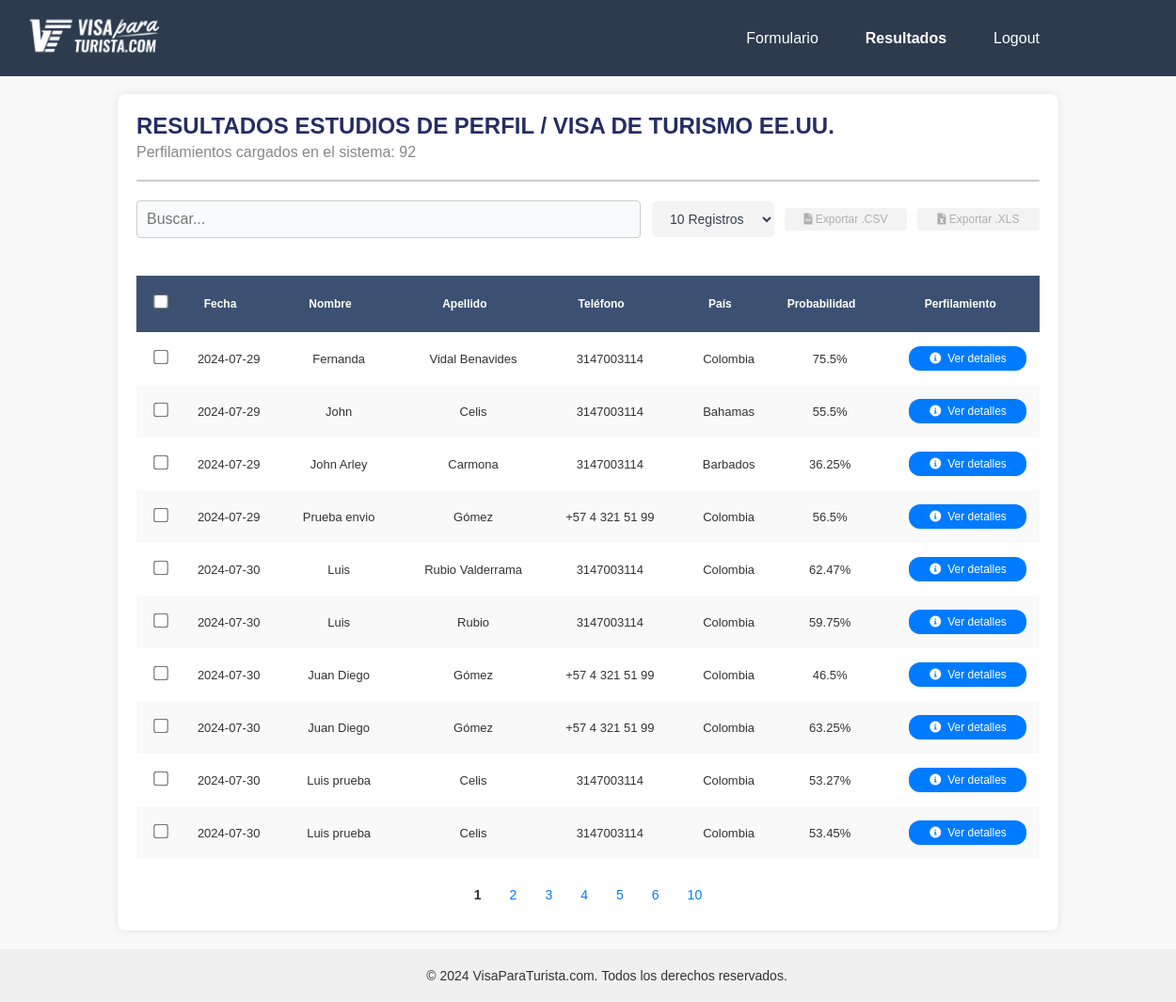
The page /results (signed in) on the database its author committed.
### models.py (models this page shows)
class FormResult(db.Model):
  id = db.Column(db.Integer, primary_key=True)
  fecha = db.Column(db.String(50), nullable=False)
  nombre = db.Column(db.String(100), nullable=False)
  apellidos = db.Column(db.String(100), nullable=False)
  email = db.Column(db.String(100), nullable=False)
  telefono = db.Column(db.String(50), nullable=False)
  pais_residencia = db.Column(db.String(100), nullable=False)
  edad = db.Column(db.Integer, nullable=False)
  estado_civil = db.Column(db.String(50), nullable=False)
  hijos = db.Column(db.String(50), nullable=False)
  vivienda = db.Column(db.String(100), nullable=False)
  profesion = db.Column(db.String(100), nullable=False)
  nivel_educacion = db.Column(db.String(100), nullable=False)
  tiempo_empleo = db.Column(db.String(100), nullable=False)
  propietario = db.Column(db.String(50), nullable=False)
  ingresos = db.Column(db.Integer, nullable=False)
  impuestos = db.Column(db.String(50), nullable=False)
  propiedades = db.Column(db.String(100), nullable=False)
  viajes = db.Column(db.String(100), nullable=False)
  familiares_eeuu = db.Column(db.String(100), nullable=False)
  familiares_visa = db.Column(db.String(100), nullable=False)
  visa_negada = db.Column(db.String(100), nullable=False)
  antecedentes = db.Column(db.String(100), nullable=False)
  enfermedades = db.Column(db.String(100), nullable=False)
  visa_otra = db.Column(db.String(100), nullable=False)
  problemas_migratorios = db.Column(db.String(100), nullable=False)
  nacionalidad = db.Column(db.String(100), nullable=False)
  calificacion = db.Column(db.Integer, nullable=False)
  calificacion_pais_residencia_ChatGPT = db.Column(db.Text, nullable=True)
  calificacion_edad_ChatGPT = db.Column(db.Text, nullable=True)
  calificacion_estado_civil_ChatGPT = db.Column(db.Text, nullable=True)
  calificacion_hijos_ChatGPT = db.Column(db.Text, nullable=True)
  calificacion_vivienda_ChatGPT = db.Column(db.Text, nullable=True)
  calificacion_profesion_ChatGPT = db.Column(db.Text, nullable=True)
  calificacion_nivel_educacion_ChatGPT = db.Column(db.Text, nullable=True)
  calificacion_tiempo_empleo_ChatGPT = db.Column(db.Text, nullable=True)
  calificacion_propietario_ChatGPT = db.Column(db.Text, nullable=True)
  calificacion_ingresos_ChatGPT = db.Column(db.Text, nullable=True)
  calificacion_impuestos_ChatGPT = db.Column(db.Text, nullable=True)
  calificacion_propiedades_ChatGPT = db.Column(db.Text, nullable=True)
  calificacion_viajes_ChatGPT = db.Column(db.Text, nullable=True)
  calificacion_familiares_eeuu_ChatGPT = db.Column(db.Text, nullable=True)
  calificacion_familiares_visa_ChatGPT = db.Column(db.Text, nullable=True)
  calificacion_visa_negada_ChatGPT = db.Column(db.Text, nullable=True)
  calificacion_antecedentes_ChatGPT = db.Column(db.Text, nullable=True)
  calificacion_enfermedades_ChatGPT = db.Column(db.Text, nullable=True)
  calificacion_visa_otra_ChatGPT = db.Column(db.Text, nullable=True)
  calificacion_problemas_migratorios_ChatGPT = db.Column(db.Text, nullable=True)
  calificacion_nacionalidad_ChatGPT = db.Column(db.Text, nullable=True)
  calificacion_criterios_confidenciales_ChatGPT = db.Column(db.Text, nullable=True)
  probabilidad = db.Column(db.Integer, nullable=False)
  sugerencia_1_ChatGPT = db.Column(db.Text, nullable=True)
  sugerencia_2_ChatGPT = db.Column(db.Text, nullable=True)
  sugerencia_3_ChatGPT = db.Column(db.Text, nullable=True)
  calificacion_categoria_informacion_demografica_familiar_ChatGPT = db.Column(db.Text, nullable=True)
  calificacion_categoria_educacion_empleo_ChatGPT = db.Column(db.Text, nullable=True)
  calificacion_categoria_propiedades_activos_ChatGPT = db.Column(db.Text, nullable=True)
  calificacion_categoria_antecedentes_experiencia_viaje_ChatGPT = db.Column(db.Text, nullable=True)
  calificacion_categoria_criterios_confidenciales_ChatGPT = db.Column(db.Text, nullable=True)
  notas = db.Column(db.Text, nullable=True)
  pdf_path = db.Column(db.String(200), nullable=False)

### app.py (the view)
@app.route('/results')
@login_required
def results():
    results = FormResult.query.all()
    return render_template('results.html', results=results)

### app.py (called while the page is built)
@login_manager.user_loader
def load_user(user_id):
    return User.query.get(int(user_id))

### templates/results.html (shortened to what this page needs)
<!DOCTYPE html>
<html lang="es">
<head>
    <link rel="stylesheet" href="{{ url_for('static', filename='estilos.css') }}">
    <link rel="stylesheet" href="https://cdnjs.cloudflare.com/ajax/libs/font-awesome/6.0.0-beta3/css/all.min.css">
</head>
<body>
  <nav class="navbar">
    <div class="topbar">
      <a href="/">
        <img
          src="../static/images/navbar.png"
          alt="Logo visa par turistas"
          class="logo-topbar"
      /></a>
      <div class="topbar-menu menu-adjustable">
        <a href="/" class="{% if request.path == '/' %}active{% endif %}"
          >Formulario</a
        >
        <a
          href="/results"
          class="{% if request.path == '/results' %}active{% endif %}"
          >Resultados</a
        >
        {% if current_user.is_authenticated %}
        <a
          href="{{ url_for('logout') }}"
          class="{% if request.path == url_for('logout') %}active{% endif %}"
          >Logout</a
        >
        {% else %}
        <a
          href="{{ url_for('login') }}"
          class="{% if request.path == url_for('login') %}active{% endif %}"
          >Login</a
        >
        {% endif %}
      </div>
    </div>
  </nav>
    <div class="container">
        <div class="header">
            <h1>RESULTADOS ESTUDIOS DE PERFIL / VISA DE TURISMO EE.UU.</h1>
            <div class="results-info">Perfilamientos cargados en el sistema: {{ results|length }}</div>
            <div class="separator"></div>
        </div>
        <div class="actions">
            <input type="text" id="search-input" class="search-input" placeholder="Buscar...">
            <select id="recordsPerPage" class="btn">
                <option value="10">10 Registros</option>
            </select>
            <button class="btn export-button disabled" onclick="exportTableToCSV('results.csv')" disabled><i class="fas fa-file-csv"></i> Exportar .CSV</button>
            <button class="btn export-button xls disabled" onclick="exportTableToXLS('results.xls')" disabled><i class="fas fa-file-excel"></i> Exportar .XLS</button>
        </div>
        <div class="table-container">
            <table id="results-table" class="fixed-table">
                <thead>
                    <tr>
                        <th class="col-checkbox"><input type="checkbox" id="select-all"></th>
                        <th class="col-fecha sortable" onclick="sortTable(1)">Fecha </th>
                        <th class="col-nombre sortable" onclick="sortTable(2)">Nombre </th>
                        <th class="col-apellido sortable" onclick="sortTable(3)">Apellido </th>
                        <th class="col-telefono sortable" onclick="sortTable(4)">Teléfono </th>
                        <th class="col-pais sortable" onclick="sortTable(5)">País </th>
                        <th class="col-probabilidad sortable" onclick="sortTable(6)">Probabilidad </th>
                        <th class="col-reporte">Perfilamiento</th>
                    </tr>
                </thead>
                <tbody>
                    {% for result in results %}
                    <tr data-href="{{ url_for('detail', id=result.id) }}" class="clickable-row">
                        <td class="col-checkbox"><input type="checkbox" class="row-checkbox"></td>
                        <td class="col-fecha">{{ result.fecha }}</td>
                        <td class="col-nombre">{{ result.nombre }}</td>
                        <td class="col-apellido">{{ result.apellidos }}</td>
                        <td class="col-telefono">{{ result.telefono }}</td>
                        <td class="col-pais">{{ result.pais_residencia }}</td>
                        <td class="col-probabilidad">{{ result.probabilidad }}%</td>
                        <td class="col-reporte"><button class="download-button rounded-icon" onclick="window.location.href='{{ url_for('download', filename=result.pdf_path.split('/')[-1]) }}'"><i class="fa-solid fa-circle-info" style="color: #ffffff"></i>
                          Ver detalles</button></td>
                    </tr>
                    {% endfor %}
                </tbody>
            </table>
        </div>
        <div class="pagination" id="pagination-container">
        </div>
    </div>
    <footer class="footer-simple">
        <div class="footer-content">
            &copy; 2024 VisaParaTurista.com. Todos los derechos reservados.
        </div>
    </footer>
</body>
</html>

### templates/results.html (style rules this page uses)
body { font-family: Arial, sans-serif; background-color: #f9f9f9; color: #333; margin: 0; padding: 0; }
.container { max-width: 1000px; margin: 100px auto 20px auto; background-color: #fff; padding: 20px; border-radius: 8px; box-shadow: 0 0 10px rgba(0, 0, 0, 0.1); }
.header { margin-bottom: 20px; }
.header h1 { font-size: 24px; margin: 0; text-transform: uppercase; text-align: left; }
.header .results-info { font-size: 16px; color: #888; text-align: left; margin-top: 5px; }
.separator { width: 100%; height: 2px; background-color: #ccc; margin: 20px 0; }
.actions { display: flex; align-items: center; margin-bottom: 20px; }
.actions .search-input { flex-grow: 1; padding: 10px; border: 1px solid #ccc; border-radius: 4px; margin-right: 2px; max-width: 60%; }
.actions select { background-color: #f4f4f4; width: auto; padding: 5px 10px; border: 1px solid #b0b0b0; border-radius: 4px; margin-right: 10px; max-width: 130px; }
.actions .export-button { background-color: #007bff; color: white; border: none; padding: 5px 10px; border-radius: 4px; cursor: pointer; font-size: 12px; margin-right: 10px; white-space: nowrap; transition: background-color 0.3s, box-shadow 0.3s; }
.actions .export-button.disabled { background-color: #f3f3f3; color: #afafaf; cursor: not-allowed; }
.actions .export-button.xls { background-color: #28a745; font-size: 12px; }
.actions .export-button.xls.disabled { background-color: #f3f3f3; color: #afafaf; cursor: not-allowed; }
table { width: 100%; border-collapse: collapse; margin-bottom: 20px; border: none; }
thead { background-color: #333; color: white; }
th, td { padding: 10px; border: none; text-align: center; vertical-align: middle; }
th input[type="checkbox"], td input[type="checkbox"] { margin: 0; }
tbody tr:nth-child(even) { background-color: #f9f9f9; }
.pagination { display: flex; justify-content: center; align-items: center; }
input[type="checkbox"] { transform: scale(1.2); margin-right: 10px; }
:root { --button-width: 115px; --button-margin: 5px 0; }
:root { --button-width: 125px; --button-margin-top-bottom: 5px; --button-margin-left: 20px; }
.download-button.rounded-icon { background-color: #007bff; color: white; border: none; padding: 6px 6px; border-radius: 12px; cursor: pointer; font-size: 12px; transition: background-color 0.3s, box-shadow 0.3s; display: flex; align-items: center; justify-content: center; width: var(--button-width); margin: var(--button-margin-top-bottom) 0 var(--button-margin-top-bottom) var(--button-margin-left); }
.download-button.rounded-icon i { margin-right: 7px; }
.table-container td { text-align: center; vertical-align: middle; }
th.sortable { cursor: pointer; }
th { text-align: center; }
.fixed-table th, .fixed-table td { --col-checkbox-width: 40px; --col-fecha-width: 90px; --col-nombre-width: 150px; --col-apellido-width: 150px; --col-email-width: 200px; --col-telefono-width: 150px; --col-pais-width: 100px; --col-probabilidad-width: 100px; --col-reporte-width: 150px; }
.fixed-table .col-checkbox { width: var(--col-checkbox-width); }
.fixed-table .col-nombre { width: var(--col-nombre-width); }
.fixed-table .col-apellido { width: var(--col-apellido-width); }
.fixed-table .col-telefono { width: var(--col-telefono-width); }
.fixed-table .col-pais { width: var(--col-pais-width); }
.fixed-table .col-probabilidad { width: var(--col-probabilidad-width); }
.fixed-table .col-reporte { width: var(--col-reporte-width); }
.footer-simple { background-color: #f0f0f0; color: #333; padding: 20px; text-align: center; width: 100%; }
.footer-simple .footer-content { max-width: 1000px; margin: 0 auto; font-size: 14px; }
.logo-topbar { width: 10rem; }

### rows shown on the page
FormResult: fecha "2024-07-29", nombre "Fernanda", apellidos "Vidal Benavides", telefono "3147003114", pais_residencia "Colombia", probabilidad "75.5"
FormResult: fecha "2024-07-29", nombre "John", apellidos "Celis", telefono "3147003114", pais_residencia "Bahamas", probabilidad "55.5"
FormResult: fecha "2024-07-29", nombre "John Arley", apellidos "Carmona", telefono "3147003114", pais_residencia "Barbados", probabilidad "36.25"
FormResult: fecha "2024-07-29", nombre "Prueba envio", apellidos "Gómez", telefono "+57 4 321 51 99", pais_residencia "Colombia", probabilidad "56.5"
FormResult: fecha "2024-07-30", nombre "Luis", apellidos "Rubio Valderrama", telefono "3147003114", pais_residencia "Colombia", probabilidad "62.47"
FormResult: fecha "2024-07-30", nombre "Luis", apellidos "Rubio", telefono "3147003114", pais_residencia "Colombia", probabilidad "59.75"
FormResult: fecha "2024-07-30", nombre "Juan Diego", apellidos "Gómez", telefono "+57 4 321 51 99", pais_residencia "Colombia", probabilidad "46.5"
FormResult: fecha "2024-07-30", nombre "Juan Diego", apellidos "Gómez", telefono "+57 4 321 51 99", pais_residencia "Colombia", probabilidad "63.25"
FormResult: fecha "2024-07-30", nombre "Luis prueba", apellidos "Celis", telefono "3147003114", pais_residencia "Colombia", probabilidad "53.27"
FormResult: fecha "2024-07-30", nombre "Luis prueba", apellidos "Celis", telefono "3147003114", pais_residencia "Colombia", probabilidad "53.45"

### other values the page prints
{{ results|length }} "92"
